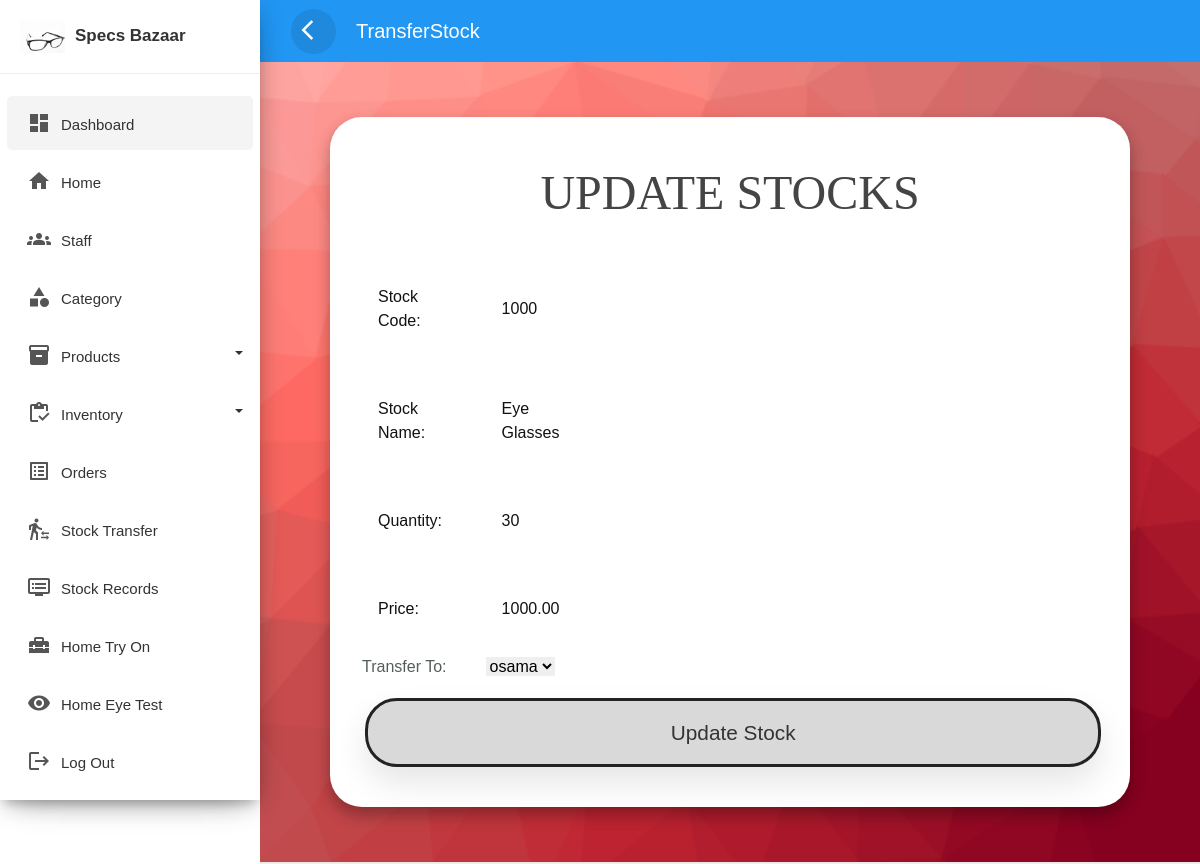
The page /admin/subAdmin/transferStock.php?id=28 (signed in) on the database its author committed.
### tables this page shows
CREATE TABLE `stock_records` (
  `id` int(11) NOT NULL,
  `supplier_name` varchar(255) NOT NULL,
  `stock_code` int(20) NOT NULL,
  `stock_name` varchar(255) NOT NULL,
  `quantity` int(10) NOT NULL,
  `unit_price` decimal(10,2) NOT NULL,
  `total_price` decimal(10,2) NOT NULL,
  `previous_owner` varchar(255) NOT NULL
);

### admin/subAdmin/transferStock.php (the view, shortened to what this page needs)
<?php
    include_once('partials/header.php');
?>
<?php
    if(isset($_GET['id']))
    {
        $id = $_GET['id'];
        $sql2 = "SELECT * FROM stock_records WHERE id=$id";
        $res2 = mysqli_query($conn, $sql2);
        $row2 = mysqli_fetch_assoc($res2);
        $stock_name = $row2['stock_name'];
        $stock_code = $row2['stock_code'];
        $quantity = $row2['quantity'];
        $price = $row2['unit_price'];
    }
    else
    {
        ?>
        <script>window.location.href='<?php echo SITEURL; ?>admin/subAdmin/stockTransfer.php';</script>
        <?php
    }
?>
<link rel="stylesheet" href="/specsbazaar/css/style1.css">
<div class="main-content">
    <div class="wrapper">
     <section class="registration">
        <div class="signup-form-container">
        <form action="" method="POST" enctype="multipart/form-data">
        <h2>Update Stocks</h2>
        <table class="tbl-30">
            <tr>
                <td><p>Stock Code:  </p></td>
                <td>
                    <p><?php echo $stock_code; ?></p>
                </td>
            </tr>
            <tr>
                <td><p>Stock Name:  </p></td>
                <td>
                    <p><?php echo $stock_name; ?></p>
                </td>
            </tr>
            <tr>
                <td><p>Quantity:  </p></td>
                <td>
                    <p><?php echo $quantity; ?></p>
                </td>
            </tr>
            <tr>
                <td><p>Price:  </p></td>
                <td>
                    <p><?php echo $price; ?></p>
                </td>
            </tr>
            <tr>
                <td>Transfer To:</td>
                <td>
                    <select name="transfer" id="">
                        <?php
                            $sql5 = "SELECT * FROM subadmin";
                            $res5 = mysqli_query($conn,$sql5);
                            while($row5 = mysqli_fetch_assoc($res5)){
                                $sub_id = $row5['id'];
                                $user = $row5['username'];
                                ?>
                                    <option value="<?php echo $sub_id; ?>"><?php echo $user ?></option>
                                <?php
                            }
                        ?>
                    </select>
                </td>
            </tr>
        </table>
         <input type="submit" name="submit" value="Update Stock" class="btn-secondary btn">
        </form>
    </div>
</section>
    </div>
</div>
<?php include('partials/footer.php'); ?>

### css/custom.css (style rules this page uses)
body, html { line-height: 1.8; font-family: 'Roboto', sans-serif; color: #555e58; text-transform:capitalize; text-rendering: optimizeLegibility !important; -webkit-font-smoothing: antialiased !important; font-weight: 400; margin:0px; padding:0px; }
h1, h2, h3, h4, h5, h6, .h1, .h2, .h3, .h4 { font-weight: 400; line-height: 1.5em; }
p { font-size: 15px; margin: 12px 0 0; line-height: 24px; }
.wrapper { position: relative; width:100%; overflow:auto; }
.main-content { padding: none; width: 100%; }

### css/style1.css (style rules this page uses)
* { font-family: 'Source Sans Pro', sans-serif; margin: 0; padding: 0; -webkit-box-sizing: border-box; box-sizing: border-box; outline: none; border: none; text-decoration: none; text-transform: capitalize; transition: all .2s linear; }
.btn { display: inline-block; margin-top: 1rem; border: .2rem solid #222; background: #fff; padding: 1rem 1rem; border-radius: 2rem; font-size: 1.7rem; cursor: pointer; color: #222; -webkit-box-shadow: 0 0.5rem 1rem rgba(0, 0, 0, 0.3); box-shadow: 0 0.5rem 1rem rgba(0, 0, 0, 0.3); }
.registration { min-height: 100vh; display: flex; align-items: center; justify-content: center; flex-flow: column; position: relative; background: url(../images/background.png) no-repeat; background-size: cover; background-position: center; background-attachment: fixed; display: -webkit-box; display: -ms-flexbox; display: flex; -webkit-box-align: center; -ms-flex-align: center; align-items: center; z-index: 0; }
.signup-form-container { position: relative; top: 0; left: 0; z-index: 10000; min-height: 100vh; width:100%; display: flex; align-items: center; justify-content: center; }
.signup-form-container form { margin:2rem; padding:1.5rem 2rem; border-radius: 2rem; background:#fff; width:50rem; webkit-box-shadow: 0 0.5rem 1rem rgba(0, 0, 0, 0.3); box-shadow: 0 0.5rem 1rem rgba(0, 0, 0, 0.3); }
.signup-form-container form h2 { font-size: 3rem; color:#444; text-transform: uppercase; text-align: center; padding:1rem 0; font-family: 'Permanent Marker', cursive; }
.signup-form-container form .btn { display: block; width:100%; }
.signup-form-container form input { width: 80%; margin: 1rem 0.2rem; padding: 1rem; font-size: 1.3rem; color: #333; background: #d9d9d9; border-radius: 2rem; text-decoration: none; box-shadow: 0 1rem 2rem rgba(0,0,0,.1); }
.signup-form-container form p { width: 18%; margin: 1rem 0; padding: 1rem; font-size: 1rem; color: #111; background: #fff; text-decoration: none; }

### rows shown on the page
stock_records: stock_code "1000", stock_name "Eye Glasses", quantity "30", unit_price "1000.00"

### other values the page prints
$url[0] "TransferStock"
form field transfer "osama"
